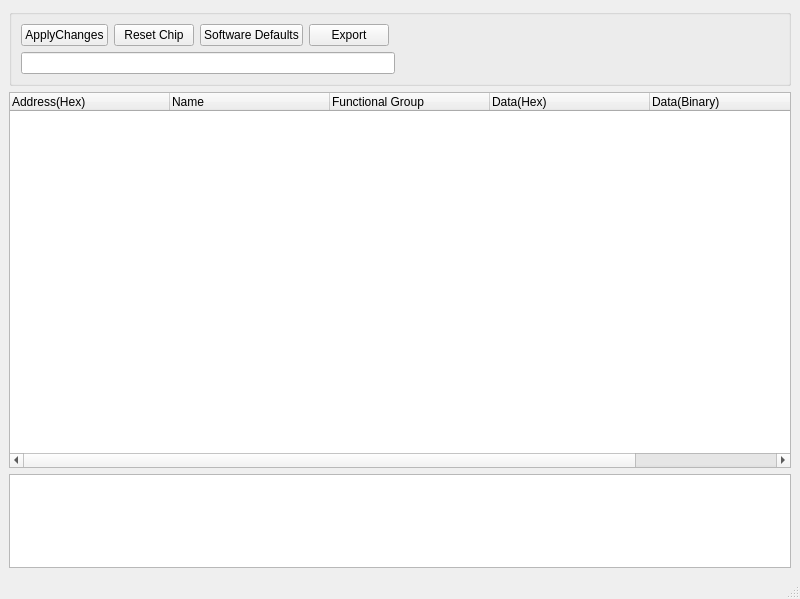
<?xml version="1.0" encoding="UTF-8"?>
<ui version="4.0">
 <class>MainWindow</class>
 <widget class="QMainWindow" name="MainWindow">
  <property name="geometry">
   <rect>
    <x>0</x>
    <y>0</y>
    <width>800</width>
    <height>599</height>
   </rect>
  </property>
  <property name="windowTitle">
   <string>MainWindow</string>
  </property>
  <widget class="QWidget" name="centralwidget">
   <layout class="QVBoxLayout" name="verticalLayout" stretch="0,4,1">
    <item>
     <widget class="QGroupBox" name="groupBox_5">
      <property name="title">
       <string/>
      </property>
      <layout class="QGridLayout" name="gridLayout_12">
       <item row="1" column="0">
        <widget class="QPushButton" name="ApplyChanges">
         <property name="text">
          <string>ApplyChanges</string>
         </property>
         <property name="icon">
          <iconset resource="../images/ui_pr.qrc">
           <normaloff>:/images/apply.png</normaloff>:/images/apply.png</iconset>
         </property>
        </widget>
       </item>
       <item row="1" column="3">
        <widget class="QPushButton" name="Export">
         <property name="text">
          <string>Export</string>
         </property>
         <property name="icon">
          <iconset resource="../images/ui_pr.qrc">
           <normaloff>:/images/export.png</normaloff>:/images/export.png</iconset>
         </property>
        </widget>
       </item>
       <item row="1" column="1">
        <widget class="QPushButton" name="Resetchip">
         <property name="text">
          <string>Reset Chip</string>
         </property>
         <property name="icon">
          <iconset resource="../images/ui_pr.qrc">
           <normaloff>:/images/Reset-Settings.png</normaloff>:/images/Reset-Settings.png</iconset>
         </property>
        </widget>
       </item>
       <item row="1" column="2">
        <widget class="QPushButton" name="software_defaults">
         <property name="text">
          <string>Software Defaults</string>
         </property>
         <property name="icon">
          <iconset resource="../images/ui_pr.qrc">
           <normaloff>:/images/back.png</normaloff>:/images/back.png</iconset>
         </property>
        </widget>
       </item>
       <item row="1" column="5">
        <spacer name="horizontalSpacer_8">
         <property name="orientation">
          <enum>Qt::Horizontal</enum>
         </property>
         <property name="sizeHint" stdset="0">
          <size>
           <width>40</width>
           <height>20</height>
          </size>
         </property>
        </spacer>
       </item>
       <item row="2" column="0" colspan="5">
        <widget class="QLineEdit" name="search_register"/>
       </item>
      </layout>
     </widget>
    </item>
    <item>
     <widget class="QTreeWidget" name="func_descibe">
      <property name="autoScrollMargin">
       <number>16</number>
      </property>
      <attribute name="headerCascadingSectionResizes">
       <bool>false</bool>
      </attribute>
      <attribute name="headerDefaultSectionSize">
       <number>160</number>
      </attribute>
      <column>
       <property name="text">
        <string>Address(Hex)</string>
       </property>
      </column>
      <column>
       <property name="text">
        <string>Name</string>
       </property>
      </column>
      <column>
       <property name="text">
        <string>Functional Group </string>
       </property>
      </column>
      <column>
       <property name="text">
        <string>Data(Hex)</string>
       </property>
      </column>
      <column>
       <property name="text">
        <string>Data(Binary)</string>
       </property>
      </column>
      <column>
       <property name="text">
        <string>Tools</string>
       </property>
      </column>
     </widget>
    </item>
    <item>
     <widget class="QTextBrowser" name="textBrowser"/>
    </item>
   </layout>
  </widget>
  <widget class="QMenuBar" name="menubar">
   <property name="geometry">
    <rect>
     <x>0</x>
     <y>0</y>
     <width>800</width>
     <height>23</height>
    </rect>
   </property>
  </widget>
  <widget class="QStatusBar" name="statusbar"/>
 </widget>
 <resources>
  <include location="../images/ui_pr.qrc"/>
 </resources>
 <connections/>
</ui>
